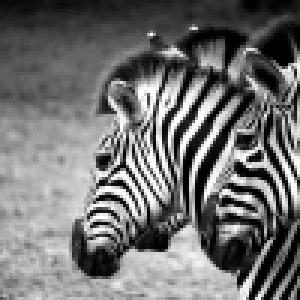
#> input picture part2/A.png, 100 x 100 px (shown 3 times larger)
$ python part2_d.py
#> lines starting #> are read from the running program, lines starting #| are printed output that depends on the picture
from PIL import Image


def main():
    width, height = (50, 50)

    new_image = Image.new('L', (width, height))
#> new_image: PIL image 50x50 L; every value is 0
    image = Image.open('A.png')
#> image is the input picture: PIL image 100x100 P; min 0, max 255, mean 112.6
    data = new_image.load()

    for y in range(height):
        for x in range(width):
            data[(x, y)] = image.getpixel((x, 49+y))

    new_image.save('result_d.png', 'png')
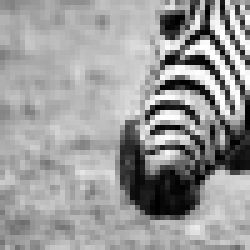
#> saved as result_d.png: PIL image 50x50 L (shown 5 times larger); min 0, max 255, mean 154.1
    new_image.show()
    print("\"result_d.png\" has been created successfully!")


if __name__ == "__main__":
    main()
